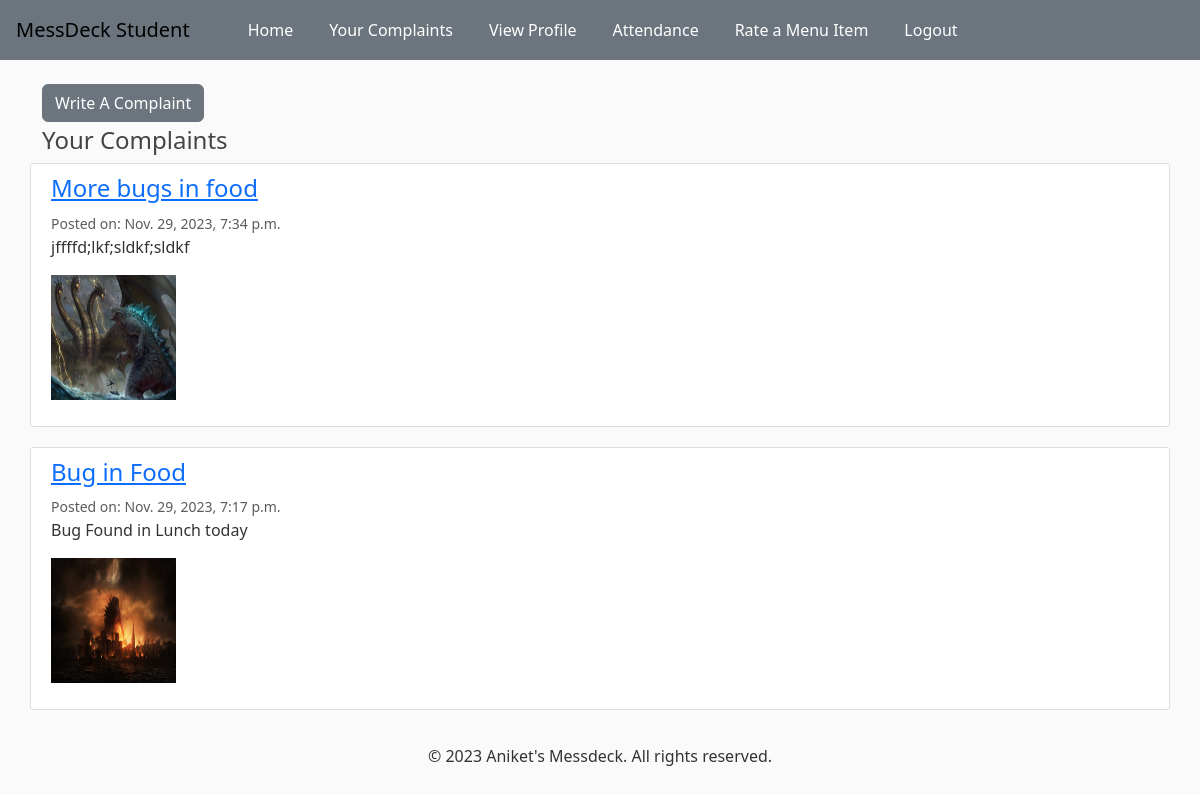
Page /student/complaints/ (signed in) on the committed database.
### student/models.py (models this page shows, shortened)
class Complaint(models.Model):
	student=models.ForeignKey(StudentProfile, on_delete=models.CASCADE, default=None, null=True)
	title=models.CharField(max_length=255,default=None)
	complaint=models.TextField()
	date_posted=models.DateTimeField(default=timezone.now)
	author_id=models.CharField(max_length=50,default=None, null=True)
	author=models.CharField(max_length=20, default=None, null=True)
	image=models.ImageField(default='default.jpg', upload_to='complaint_pics')

### student/views.py (the view)
# urls.py: path("complaints/", views.ComplaintListView.as_view(), name='staff-view-complaints'),
class ComplaintListView(ListView):
    model=Complaint
    template_name = 'student/complaint_list.html'
    context_object_name = 'complaints'
    def get_queryset(self):
        return Complaint.objects.filter(student=self.request.user.studentprofile)[::-1]

### student/templates/student/complaint_list.html (shortened to what this page needs)
{% extends "student/dashboard.html" %}
{% block content %}
  <div>
    <a class="btn btn-secondary btn-md mt-1 mb-1" href="{% url 'complaint-create'%}">Write A Complaint</a>
  </div>
  <h4>Your Complaints</h4>
  {% for complaint in complaints %}
    <article class="media content-section">
      <div class="media-body">
        <h4 class="article-title"><a href="{% url 'complaint-detail' complaint.id%}">{{ complaint.title }}</a></h4>
        <small class="text-muted">Posted on: {{ complaint.date_posted }}</small>
        <p class="article-content">{{ complaint.complaint }}</p>
        {% if complaint.image != 'default.jpg' %}
          <img class="account-img" src="{{ complaint.image.url }}">
        {% endif %}
      </div>
    </article>
  {% endfor %}
{% endblock content %}

### student/static/student/main.css (style rules this page uses)
body { background: #fafafa; color: #333333; margin-top: 5rem; }
h1, h2, h3, h4, h5, h6 { color: #444444; }
.content-section { background: #ffffff; padding: 10px 20px; border: 1px solid #dddddd; border-radius: 3px; margin-bottom: 20px; }
.article-title { color: #444444; }
.article-content { white-space: pre-line; }
.account-img { height: 125px; width: 125px; margin-right: 20px; margin-bottom: 16px; }

### rows in the picture
Complaint: title "More bugs in food", date_posted "Nov. 29, 2023, 7:34 p.m.", complaint "jffffd;lkf;sldkf;sldkf", image (picture)
Complaint: title "Bug in Food", date_posted "Nov. 29, 2023, 7:17 p.m.", complaint "Bug Found in Lunch today", image (picture)
